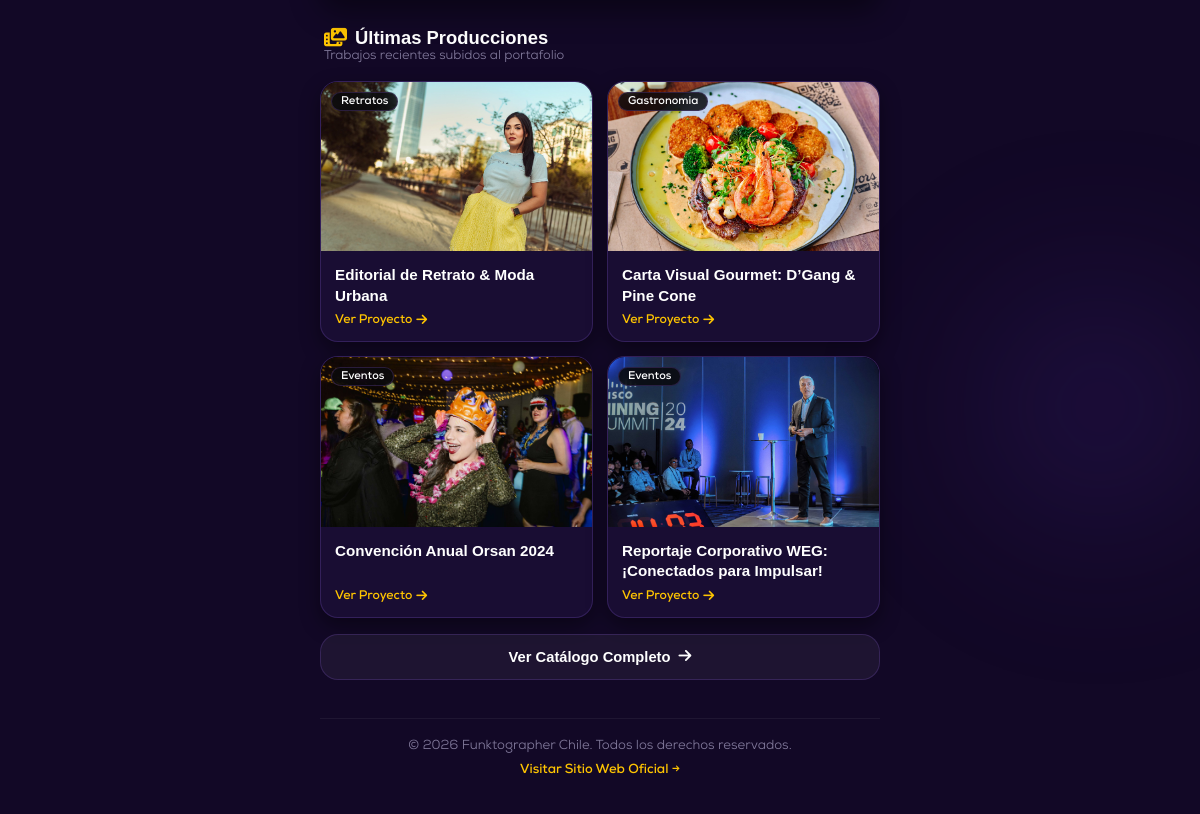
The app's page /links.php (lower part), older data.
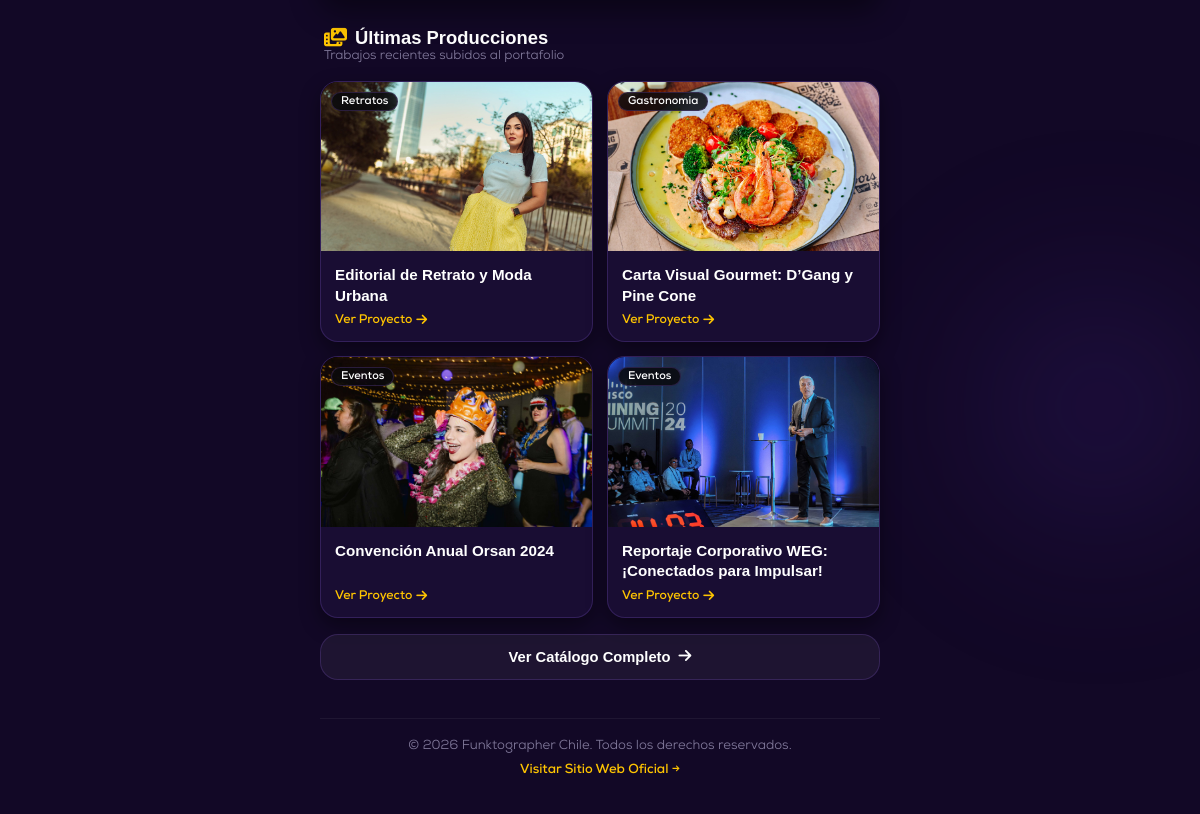
The same page, newer data.
### tables this page shows
CREATE TABLE `projects` (
  `id` int NOT NULL AUTO_INCREMENT,
  `title` varchar(200) NOT NULL,
  `slug` varchar(200) NOT NULL,
  `category` varchar(60) NOT NULL DEFAULT 'Eventos',
  `client` varchar(120) DEFAULT NULL,
  `event_date` varchar(50) DEFAULT NULL,
  `description` text,
  `cover_image` varchar(255) NOT NULL,
  `is_featured` tinyint(1) NOT NULL DEFAULT '0',
  `display_order` int NOT NULL DEFAULT '0',
  `created_at` datetime DEFAULT CURRENT_TIMESTAMP,
  `extra_title` varchar(255) DEFAULT NULL,
  `extra_content` text,
  `video_type` enum('none','youtube','upload') DEFAULT 'none',
  `video_url` varchar(255) DEFAULT NULL,
  `video_file` varchar(255) DEFAULT NULL,
  PRIMARY KEY (`id`),
  UNIQUE KEY `slug` (`slug`)
);

### links.php (the view, shortened to what this page needs)
<?php
require_once __DIR__ . '/includes/functions.php';
$stmtProjects = $pdo->query("SELECT * FROM projects ORDER BY is_featured DESC, id DESC LIMIT 4");
$recentProjects = $stmtProjects->fetchAll();
?>
<!DOCTYPE html>
<html lang="es">
<head>
  <link rel="stylesheet" href="https://cdnjs.cloudflare.com/ajax/libs/font-awesome/6.5.1/css/all.min.css">
  <link rel="stylesheet" href="<?= BASE_URL ?>/assets/css/links.css">
</head>
<body class="bio-body">
  <div class="bio-ambient-canvas" aria-hidden="true">
    <div class="bio-glow-orb-2"></div>
  </div>
  <div class="bio-hub-wrapper">
    <?php if (!empty($recentProjects)): ?>
      <section class="bio-projects-section" aria-labelledby="recentProjectsTitle">
        <div class="bio-projects-header">
          <div>
            <h3 id="recentProjectsTitle">
              <i class="fas fa-photo-film"></i> Últimas Producciones
            </h3>
            <p>Trabajos recientes subidos al portafolio</p>
          </div>
        </div>
        <div class="bio-projects-grid">
          <?php foreach ($recentProjects as $proj): ?>
            <a href="<?= BASE_URL ?>/proyecto/<?= htmlspecialchars($proj['slug']) ?>" class="bio-project-card">
              <div class="bio-project-thumb-wrap">
                <img src="<?= BASE_URL ?>/<?= htmlspecialchars($proj['cover_image']) ?>"
                     alt="<?= htmlspecialchars($proj['title']) ?>"
                     class="bio-project-thumb"
                     loading="lazy">
                <span class="bio-project-pill"><?= htmlspecialchars($proj['category']) ?></span>
              </div>
              <div class="bio-project-body">
                <h4 class="bio-project-title"><?= htmlspecialchars($proj['title']) ?></h4>
                <div class="bio-project-meta">
                  <span>Ver Proyecto</span> <i class="fas fa-arrow-right"></i>
                </div>
              </div>
            </a>
          <?php endforeach; ?>
        </div>
        <a href="<?= BASE_URL ?>/proyectos" class="bio-all-projects-btn">
          <span>Ver Catálogo Completo</span>
          <i class="fas fa-arrow-right"></i>
        </a>
      </section>
    <?php endif; ?>
    <footer class="bio-footer">
      <p>&copy; <?= date('Y') ?> Funktographer Chile. Todos los derechos reservados.</p>
      <p>
        <a href="<?= BASE_URL ?>/">Visitar Sitio Web Oficial &rarr;</a>
      </p>
    </footer>
  </div>
</body>
</html>

### assets/css/links.css (style rules this page uses)
:root { --bio-bg: #120826; --bio-card: rgba(28, 15, 56, 0.82); --bio-card-border: rgba(120, 80, 185, 0.28); --bio-gold: #ffc501; --bio-gold-glow: rgba(255, 197, 1, 0.35); --bio-purple: #4f2da3; --bio-purple-glow: rgba(79, 44, 163, 0.45); --bio-orange: #fb5b23; --bio-text: #ffffff; --bio-text-muted: #beb8d4; --bio-text-dim: #827a9c; --bio-radius: 18px; --bio-font-heading: 'Fifties Movies', cursive, sans-serif; --bio-font-subtitle: 'Dechorian', sans-serif; --bio-font-body: 'Nexa', 'Codec Warm', -apple-system, BlinkMacSystemFont, sans-serif; }
*, *::before, *::after { box-sizing: border-box; margin: 0; padding: 0; }
body.bio-body { background-color: var(--bio-bg); color: var(--bio-text); font-family: var(--bio-font-body); min-height: 100vh; min-height: 100dvh; position: relative; overflow-x: hidden; display: flex; flex-direction: column; align-items: center; padding: 24px 16px 60px 16px; -webkit-font-smoothing: antialiased; }
.bio-ambient-canvas { position: fixed; inset: 0; pointer-events: none; z-index: 0; overflow: hidden; }
.bio-glow-orb-2 { position: absolute; bottom: 10%; right: -100px; width: 400px; height: 400px; background: radial-gradient(circle, rgba(79, 44, 163, 0.25) 0%, transparent 65%); filter: blur(70px); }
.bio-hub-wrapper { position: relative; z-index: 1; width: 100%; max-width: 560px; margin: 0 auto; display: flex; flex-direction: column; gap: 28px; }
.bio-projects-section { display: flex; flex-direction: column; gap: 16px; width: 100%; }
.bio-projects-header { display: flex; justify-content: space-between; align-items: flex-end; padding: 0 4px; }
.bio-projects-header h3 { font-family: var(--bio-font-heading); font-size: 1.15rem; font-weight: 700; color: #fff; display: flex; align-items: center; gap: 8px; }
.bio-projects-header h3 i { color: var(--bio-gold); }
.bio-projects-header p { font-size: 0.8rem; color: var(--bio-text-dim); }
.bio-projects-grid { display: grid; grid-template-columns: repeat(2, 1fr); gap: 14px; }
.bio-project-card { background: var(--bio-card); border: 1px solid var(--bio-card-border); border-radius: var(--bio-radius); overflow: hidden; text-decoration: none; color: #fff; display: flex; flex-direction: column; transition: all 0.35s cubic-bezier(0.16, 1, 0.3, 1); box-shadow: 0 8px 20px rgba(0, 0, 0, 0.4); }
.bio-project-thumb-wrap { position: relative; aspect-ratio: 16 / 10; overflow: hidden; background: #000; }
.bio-project-thumb { width: 100%; height: 100%; object-fit: cover; transition: transform 0.6s cubic-bezier(0.16, 1, 0.3, 1); }
.bio-project-pill { position: absolute; top: 10px; left: 10px; background: rgba(9, 9, 12, 0.85); backdrop-filter: blur(6px); border: 1px solid var(--bio-card-border); color: #fff; font-size: 0.7rem; font-weight: 700; padding: 3px 9px; border-radius: 100px; }
.bio-project-body { padding: 14px; display: flex; flex-direction: column; flex-grow: 1; }
.bio-project-title { font-family: var(--bio-font-heading); font-size: 0.95rem; font-weight: 700; color: #fff; line-height: 1.35; margin-bottom: 8px; display: -webkit-box; -webkit-line-clamp: 2; -webkit-box-orient: vertical; overflow: hidden; }
.bio-project-meta { margin-top: auto; font-size: 0.78rem; color: var(--bio-gold); font-weight: 600; display: flex; align-items: center; gap: 4px; }
.bio-all-projects-btn { display: flex; align-items: center; justify-content: center; gap: 8px; padding: 14px 20px; background: rgba(255, 255, 255, 0.05); border: 1px solid var(--bio-card-border); border-radius: var(--bio-radius); color: #fff; font-family: var(--bio-font-heading); font-size: 0.92rem; font-weight: 700; text-decoration: none; transition: all 0.3s ease; }
.bio-footer { text-align: center; margin-top: 10px; padding-top: 20px; border-top: 1px solid rgba(255, 255, 255, 0.06); }
.bio-footer p { color: var(--bio-text-dim); font-size: 0.82rem; margin-bottom: 8px; }
.bio-footer a { color: var(--bio-gold); text-decoration: none; font-weight: 600; }

Row changes from the older to the newer data that the page shows:
changed projects "Retratos": title "Editorial de Retrato & Moda Urbana" → "Editorial de Retrato y Moda Urbana"
changed projects "Gastronomia": title "Carta Visual Gourmet: D’Gang & Pine Cone" → "Carta Visual Gourmet: D’Gang y Pine Cone"
